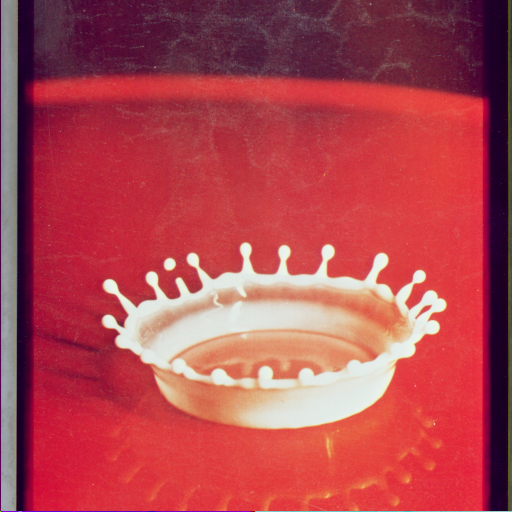
#> input picture DataSets/4.2.01.tiff, 512 x 512 px, found by its file name
$ python DisplayingMultipleImages-Matplotlib.py
#> lines starting #> are read from the running program, lines starting #| are printed output that depends on the picture
import cv2
import matplotlib.pyplot as plt

def main():

    path = "D:\\CODES\\OpenCV3\\DataSets\\"

    imgpath1 = path + "4.2.01.tiff"
    imgpath2 = path + "4.2.07.tiff"

    img1 = cv2.imread(imgpath1, 1)
#> img1 is the input picture: shape (512, 512, 3); mean B, G, R 79.9, 70.5, 176.3
    img2 = cv2.imread(imgpath2, 1)
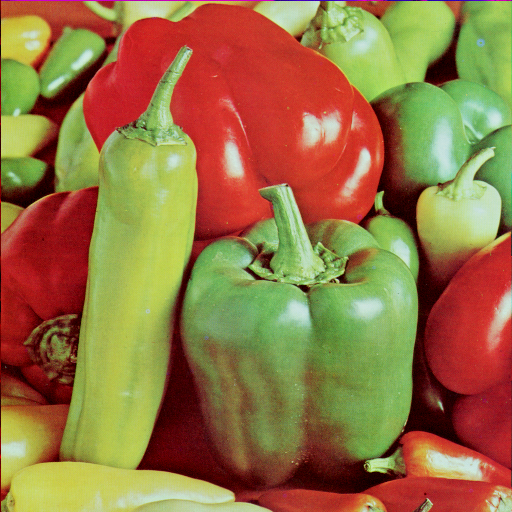
#> input picture DataSets/4.2.07.tiff, 512 x 512 px, found by its file name
#> img2 is the input picture: shape (512, 512, 3); mean B, G, R 66.5, 115.6, 149.8

    img1 = cv2.cvtColor(img1, cv2.COLOR_BGR2RGB)
    img2 = cv2.cvtColor(img2, cv2.COLOR_BGR2RGB)

    '''
    plt.subplot(<row_size>, <column_size>, <position>)
    =>We are defining a 2D grid
    =>2D array of <row_size>X<column_size>
    =><position> is the array-index of the image in the 2D array
    '''

    plt.subplot(1, 2, 1)
    plt.imshow(img1)
    plt.title('Liquid Drop')
    plt.xticks([])
    plt.yticks([])

    plt.subplot(1, 2, 2)
    plt.imshow(img2)
    plt.title('Vegetables')
    plt.xticks([])
    plt.yticks([])

    plt.show() #Show as a grid
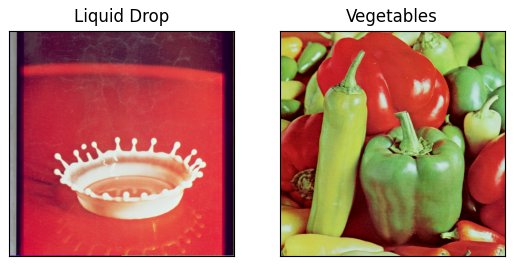
#> figure drawn by matplotlib, 2 panels

if __name__ == "__main__":
    main()
